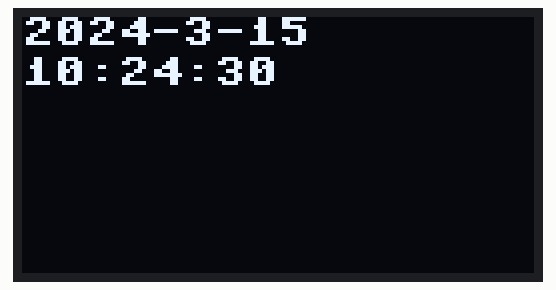
This program was run on a simulated ESP8266 board running MicroPython. Shown: 128×64 one-colour display. The clock reads 2024-03-15 10:24:30 at power-on unless the program sets it; library files of the repository ran but are not shown: DS1302.py.

Above: at 0.1 s.
At 15.2 s:
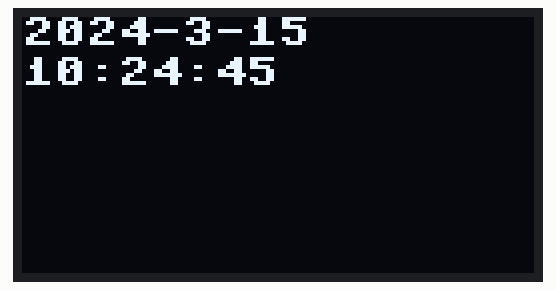
At 30.3 s:
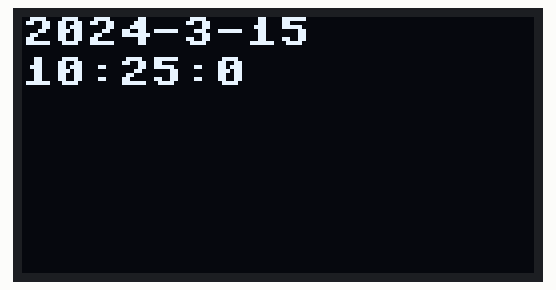
At 60.5 s:
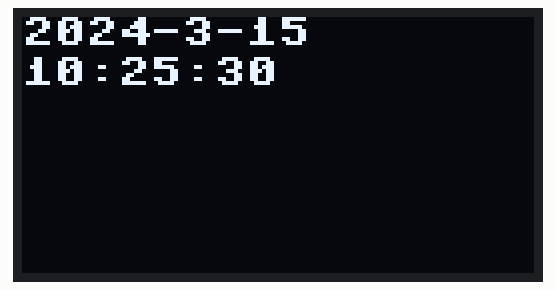
At 90.8 s:
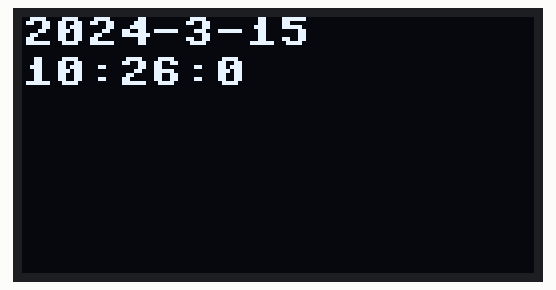
At 126.0 s:
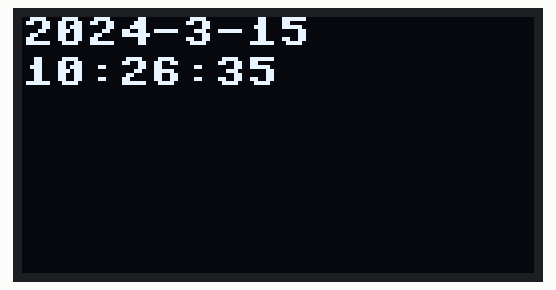

The program:

test.py
```python
from machine import Pin, I2C
from ssd1306 import SSD1306_I2C
import DS1302
import time

ds = DS1302.DS1302(Pin(4),Pin(5),Pin(16))
i2c = I2C(scl=Pin(13), sda=Pin(12))

oled = SSD1306_I2C(128, 64, i2c)
oled.text('Hello', 0, 0)
oled.show()

#ds.DateTime([2020, 5, 15, 5, 20, 52, 55])

while True:
    date = ds.DateTime()
    date = [str(i) for i in date]
    s1 = '{}-{}-{}'.format(date[0], date[1], date[2])
    s2 = '{}:{}:{}'.format(date[4], date[5], date[6])
    oled.fill(0)
    oled.text(s1, 0, 0)
    oled.text(s2, 0, 10)
    oled.show()
    time.sleep(5)
```

Measured:
- what the display in image 1 shows lasts 5.0 s, from 15.2 s to 20.2 s
